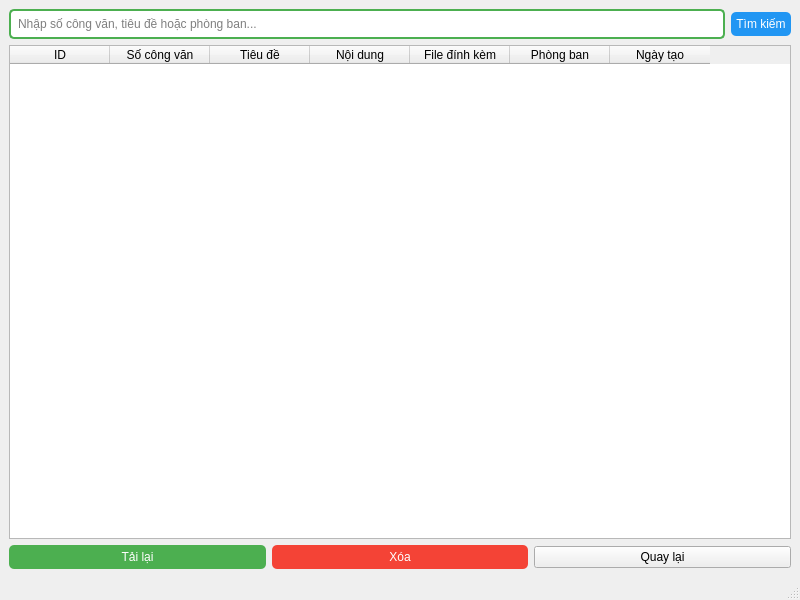
<?xml version="1.0" encoding="UTF-8"?>
<ui version="4.0">
 <class>MainWindow</class>
 <widget class="QMainWindow" name="MainWindow">
  <property name="geometry">
   <rect>
    <x>0</x>
    <y>0</y>
    <width>800</width>
    <height>600</height>
   </rect>
  </property>
  <property name="windowTitle">
   <string>Danh sách Công văn</string>
  </property>
  <widget class="QWidget" name="centralwidget">
   <layout class="QVBoxLayout" name="verticalLayout">
    <item>
     <layout class="QHBoxLayout" name="horizontalLayout_search">
      <item>
       <widget class="QLineEdit" name="txttimkiem">
        <property name="styleSheet">
         <string>
          QLineEdit {
              border: 2px solid #4CAF50;
              border-radius: 5px;
              padding: 5px;
          }
         </string>
        </property>
        <property name="placeholderText">
         <string>Nhập số công văn, tiêu đề hoặc phòng ban...</string>
        </property>
       </widget>
      </item>
      <item>
       <widget class="QPushButton" name="btntimkiem">
        <property name="styleSheet">
         <string>
          QPushButton {
              background-color: #2196F3;
              color: white;
              border-radius: 5px;
              padding: 5px;
          }
          QPushButton:hover {
              background-color: #1976D2;
          }
         </string>
        </property>
        <property name="text">
         <string>Tìm kiếm</string>
        </property>
       </widget>
      </item>
     </layout>
    </item>
    <item>
     <widget class="QTableWidget" name="tableLuuTru">
      <property name="editTriggers">
       <set>QAbstractItemView::NoEditTriggers</set>
      </property>
      <column>
       <property name="text">
        <string>ID</string>
       </property>
      </column>
      <column>
       <property name="text">
        <string>Số công văn</string>
       </property>
      </column>
      <column>
       <property name="text">
        <string>Tiêu đề</string>
       </property>
      </column>
      <column>
       <property name="text">
        <string>Nội dung</string>
       </property>
      </column>
      <column>
       <property name="text">
        <string>File đính kèm</string>
       </property>
      </column>
      <column>
       <property name="text">
        <string>Phòng ban</string>
       </property>
      </column>
      <column>
       <property name="text">
        <string>Ngày tạo</string>
       </property>
      </column>
     </widget>
    </item>
    <item>
     <layout class="QHBoxLayout" name="horizontalLayout">
      <item>
       <widget class="QPushButton" name="btntailai">
        <property name="styleSheet">
         <string>
          QPushButton {
              background-color: #4CAF50;
              color: white;
              border-radius: 5px;
              padding: 5px;
          }
          QPushButton:hover {
              background-color: #45a049;
          }
         </string>
        </property>
        <property name="text">
         <string>Tải lại</string>
        </property>
       </widget>
      </item>
      <item>
       <widget class="QPushButton" name="btnxoa">
        <property name="styleSheet">
         <string>
          QPushButton {
              background-color: #f44336;
              color: white;
              border-radius: 5px;
              padding: 5px;
          }
          QPushButton:hover {
              background-color: #da190b;
          }
         </string>
        </property>
        <property name="text">
         <string>Xóa</string>
        </property>
       </widget>
      </item>
      <item>
       <widget class="QPushButton" name="btnquaylai">
        <property name="text">
         <string>Quay lại</string>
        </property>
       </widget>
      </item>
     </layout>
    </item>
   </layout>
  </widget>
  <widget class="QMenuBar" name="menubar">
   <property name="geometry">
    <rect>
     <x>0</x>
     <y>0</y>
     <width>800</width>
     <height>21</height>
    </rect>
   </property>
  </widget>
  <widget class="QStatusBar" name="statusbar"/>
 </widget>
 <resources/>
 <connections/>
</ui>
